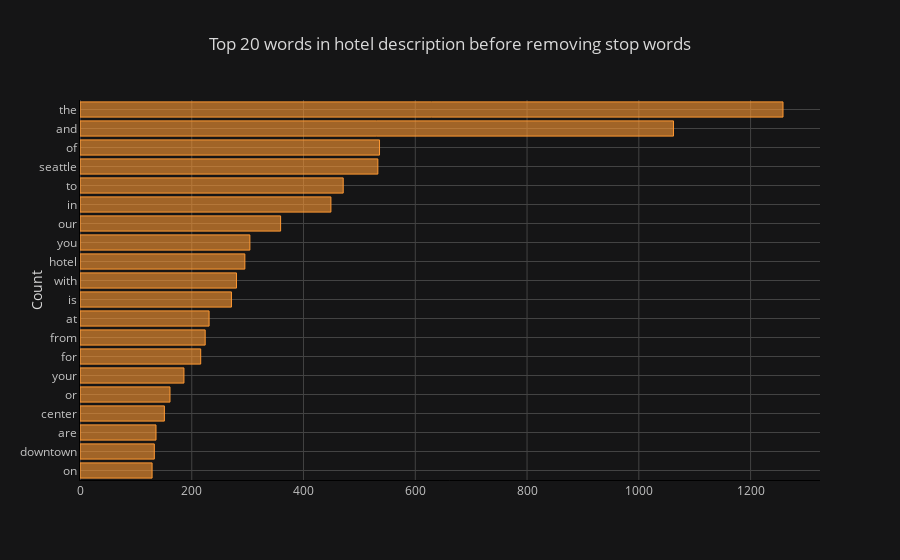

Write notebook code for a chart like this one.
### Markdown cell above
### Visualize Token (vocabulary) Frequency Distribution Before Removing Stop Words

### Code cell
def get_top_n_words(corpus, n=None):
    vec = CountVectorizer().fit(corpus)
    bag_of_words = vec.transform(corpus)
    sum_words = bag_of_words.sum(axis=0) 
    words_freq = [(word, sum_words[0, idx]) for word, idx in vec.vocabulary_.items()]
    words_freq =sorted(words_freq, key = lambda x: x[1], reverse=True)
    return words_freq[:n]
common_words = get_top_n_words(df['desc'], 20)
df1 = pd.DataFrame(common_words, columns = ['desc' , 'count'])
df1.groupby('desc').sum()['count'].sort_values().iplot(kind='barh', yTitle='Count', linecolor='black', title='Top 20 words in hotel description before removing stop words')

### Figure 1 — Plotly figure (JSON) as saved in the notebook; plotly's stock layout.template omitted (floating-point values rounded to 4 significant figures)
{"data": [{"name": "count", "uid": "59c963fc-7852-4d4c-8163-2303527056b7", "text": "", "y": ["on", "downtown", "are", "center", "or", "your", "for", "from", "at", "is", "with", "hotel", "you", "our", "in", "to", "seattle", "of", "and", "the"], "marker": {"color": "rgba(255, 153, 51, 0.6)", "line": {"color": "rgba(255, 153, 51, 1.0)", "width": 1}}, "x": [129, 133, 136, 151, 161, 186, 216, 224, 231, 271, 280, 295, 304, 359, 449, 471, 533, 536, 1062, 1258], "type": "bar", "orientation": "h"}], "layout": {"yaxis": {"tickfont": {"color": "#C2C2C2"}, "title": {"text": "Count", "font": {"color": "#D9D9D9"}}, "showgrid": true, "zerolinecolor": "#666570", "gridcolor": "#434343", "linecolor": "black"}, "paper_bgcolor": "#151516", "plot_bgcolor": "#151516", "title": {"text": "Top 20 words in hotel description before removing stop words", "font": {"color": "#D9D9D9"}}, "xaxis": {"tickfont": {"color": "#C2C2C2"}, "title": {"text": "", "font": {"color": "#D9D9D9"}}, "showgrid": true, "zerolinecolor": "#666570", "gridcolor": "#434343", "linecolor": "black"}, "legend": {"bgcolor": "#151516", "font": {"color": "#D9D9D9"}}}}
